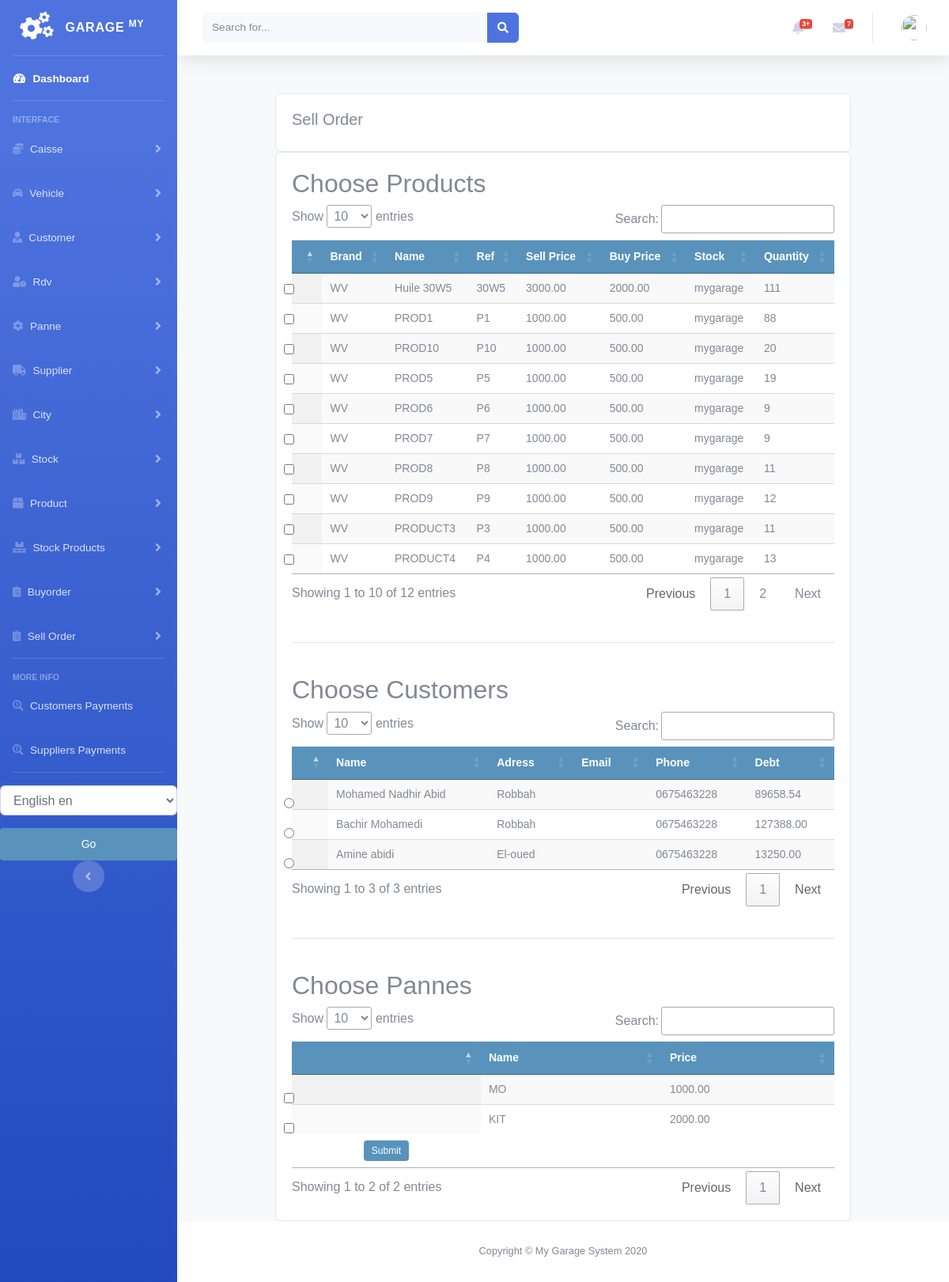
Before: /stock/order_stockproduct_list with the older database file.
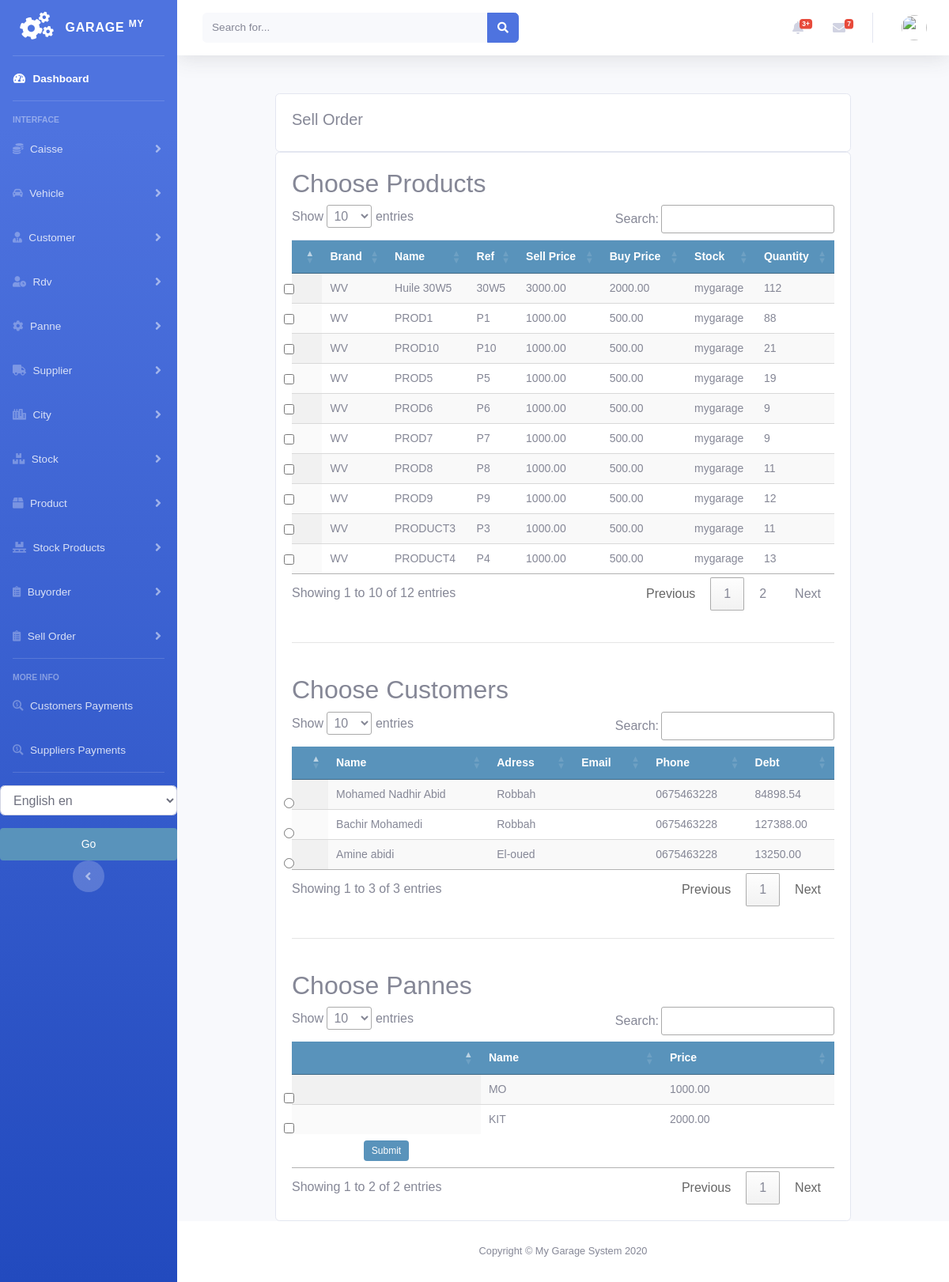
After: the same page with the newer database file.
### stock/models.py (models this page shows, shortened)
class StockProduct(models.Model):
    product = models.ForeignKey(Product, null=True, on_delete=models.CASCADE)
    quantity = models.PositiveIntegerField(default=1)
    stock = models.ForeignKey(Stock, null=True, on_delete=models.CASCADE)
    class Meta:
        ordering = ('product',)
        verbose_name = 'stockproduct'
        verbose_name_plural = 'stockproducts'

class Stock(models.Model):
    name = models.CharField(max_length=250, null=True)
    class Meta:
        ordering = ('name',)
        verbose_name = 'stock'
        verbose_name_plural = 'stocks'
    def __str__(self):
        return self.name

### customer/models.py (models this page shows, shortened)
class Customer(models.Model):
    firstname = models.CharField(max_length=250, null=True)
    lastname = models.CharField(max_length=250, null=True)
    address = models.CharField(max_length=200, null=True)
    phone = models.CharField(max_length=200, null=True)
    date_created = models.DateTimeField(auto_now_add=True, null=True)
    date_joined = models.DateField(null=True)
    debt = models.DecimalField(max_digits=10, decimal_places=2, null=True, default=0)

### product/models.py (models this page shows, shortened)
class Product(models.Model):
    brand = models.CharField(max_length=250, null=True)
    name = models.CharField(max_length=250, null=True)
    ref = models.CharField(max_length=250, null=True)
    desc = models.CharField(max_length=250, null=True)
    image = models.ImageField(upload_to='products/%Y/%m/%d', blank=True, )
    buyprice = models.DecimalField(max_digits=10, null=True, decimal_places=2, default=0)
    sellprice = models.DecimalField(max_digits=10, null=True, decimal_places=2, default=0)
    alert_quantity = models.PositiveIntegerField(default=1, blank=True, null=True)
    stock = models.ForeignKey('stock.Stock', blank=True, null=True, on_delete=models.CASCADE)
    class Meta:
        ordering = ('name',)
        verbose_name = 'product'
        verbose_name_plural = 'products'

### stock/views.py (the view, shortened to what this page needs)
# urls.py: path('order_stockproduct_list', views.order_stockproduct_list, name='order_stockproduct_list'),
def order_stockproduct_list(request):
    stockproducts = StockProduct.objects.all().filter(quantity__gt=0)
    customers = Customer.objects.all()
    pannes = Panne.objects.all()
    context = {
        'customers': customers,
        'stockproducts': stockproducts,
        'pannes': pannes,
    }
    return render(request, 'stockproduct/order_list_stockproduct.html', context)

### stock/templates/stockproduct/order_list_stockproduct.html (shortened to what the changed rows need)
{% extends 'home.html' %}
{% load static %}
{% block content %}
<br>
<div class="container">
    <div class="row">
        <div class="col-md">
            <div class="card card-body">
                <form id="order-form" action="" method="post">
                    <h2>Choose Products</h2>
                    <table id="table_id" class=" table display text-center">
                        <thead>
                        <tr>
                            <th><label class="form-check-label" for="{{prod.id}}"></label></th>
                            <th>Brand</th>
                            <th>Name</th>
                            <th>Ref</th>
                            <th>Sell Price</th>
                            <th>Buy Price</th>
                            <th>Stock</th>
                            <th>Quantity</th>
                        </tr>
                        </thead>
                        <tbody>
                        {% for prod in stockproducts %}
                        <tr class="row{% cycle '1' '2' %}">
                            <td>
                                <input class="form-check-input product-input" type="checkbox" value="{{prod.id}}" id="{{prod.id}}" name="products">
                            </td>
                            <td>
                                {{prod.product.brand}}
                            </td>
                            <td>
                                {{prod.product.name}}
                            </td>
                            <td>
                                {{prod.product.ref}}
                            </td>
                            <td>
                                {{prod.product.sellprice}}
                            </td>
                            <td>
                                {{prod.product.buyprice}}
                            </td>
                            <td>
                                {{prod.stock}}
                            </td>
                            <td>
                                {{prod.quantity}}
                            </td>
                        </tr>
                        {% endfor %}
                        </tbody>
                    </table>
                    <br>
                    <br>
                    <h2>Choose Customers</h2>
                    <table id="table_customer" class="display text-center">
                        <thead>
                        <tr>
                            <th></th>
                            <th>Name</th>
                            <th>Adress</th>
                            <th>Email</th>
                            <th>Phone</th>
                            <th>Debt</th>
                        </tr>
                        </thead>
                        <tbody>
                        {% for customer in customers %}
                        <tr>
                            <td>
                                <input class="form-check-input" type="radio" value="{{customer.id}}"
                                       id="{{customer.id}}" name="customers">
                            </td>
                            <td>
                                {{customer.firstname}}
                                {{customer.lastname}}
                            </td>
                            <td>
                                {{customer.address}}
                            </td>
                            <td>
                            </td>
                            <td>
                                {{customer.phone}}
                            </td>
                            <td>
                                {{customer.debt}}
                            </td>
                        </tr>
                        {% endfor %}
                        </tbody>
                    </table>
                    <br>
                    <br>
                    <h2>Choose Pannes</h2>
                    <table id="table_panne" class="display text-center">
                        <thead>
                        <tr>
                            <th></th>
                            <th>Name</th>
                            <th>Price</th>
                        </tr>
                        </thead>
                    </table>
                </form>
            </div>
        </div>
    </div>
</div>
{% endblock %}
{% block jsscript %}
<link rel="stylesheet" href="https://ajax.googleapis.com/ajax/libs/jqueryui/1.12.1/themes/smoothness/jquery-ui.css">
<link rel="stylesheet" href="https://cdnjs.cloudflare.com/ajax/libs/chosen/1.8.7/chosen.min.css"/>
<link rel="stylesheet" type="text/css" href="https://cdn.datatables.net/1.10.22/css/jquery.dataTables.css">
{% endblock %}

Changed rows visible on the page:
changed StockProduct "Huile 30W5": quantity "111" → "112"
changed StockProduct "PROD10": quantity "20" → "21"
changed Customer "Mohamed Nadhir": debt "89658.54" → "84898.54"
